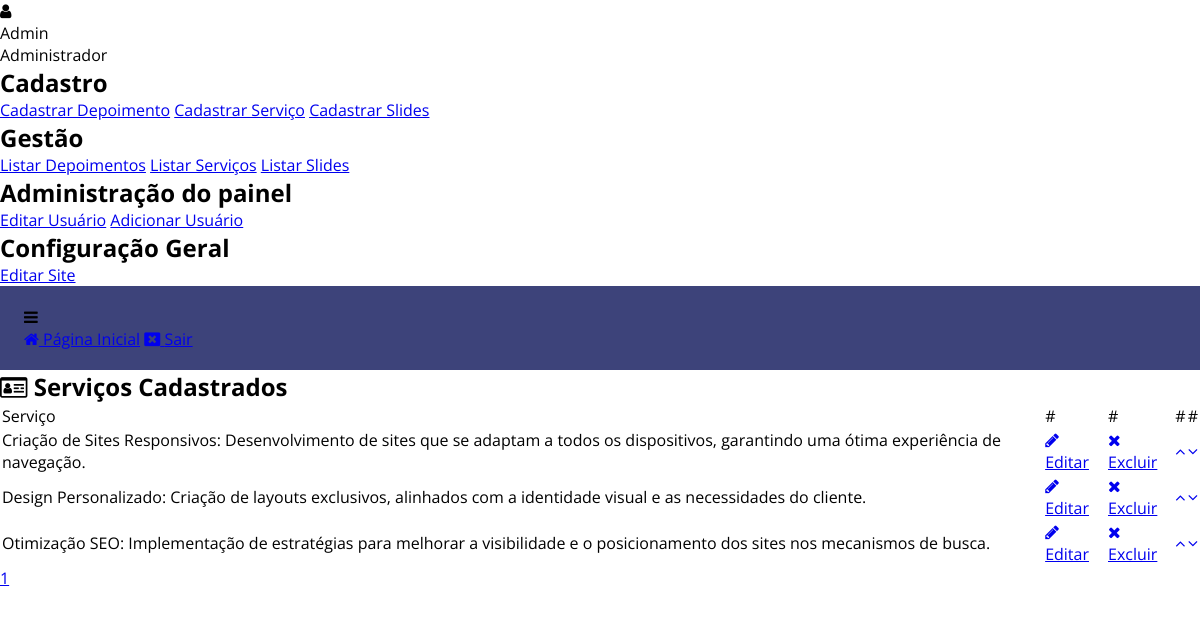
/painel/listar-servicos (signed in), run on the app's committed database.
### classes/MySql.php (called while the page is built)
<?php
	class MySql{
		private static $pdo;
		public static function conectar(){
			if(self::$pdo == null){
				try{
				self::$pdo = new PDO('mysql:host='.HOST.';dbname='.DATABASE,USER,PASSWORD,array(PDO::MYSQL_ATTR_INIT_COMMAND => "SET NAMES utf8"));
				self::$pdo->setAttribute(PDO::ATTR_ERRMODE,PDO::ERRMODE_EXCEPTION);
				}catch(Exception $e){
					echo '<h2>Erro ao conectar</h2>';
				}
			}
			return self::$pdo;
		}
	}
?>

### painel/pages/listar-servicos.php (the view, shortened to what this page needs)
<?php
	$paginaAtual = isset($_GET['pagina']) ? (int)$_GET['pagina'] : 1;
	$porPagina = 4;
	$servicos = Painel::selectAll('tb_site.servicos',($paginaAtual - 1) * $porPagina,$porPagina);
?>
<div class="box-content">
	<h2><i class="fa fa-id-card-o" aria-hidden="true"></i> Serviços Cadastrados</h2>
	<div class="wraper-table">
	<table>
		<tr>
			<td>Serviço</td>
			<td>#</td>
			<td>#</td>
			<td>#</td>
			<td>#</td>
		</tr>
		<?php
			foreach ($servicos as $key => $value) {
		?>
		<tr>
			<td><?php echo $value['servico']; ?></td>
			<td><a class="btn edit" href="<?php echo INCLUDE_PATH_PAINEL ?>editar-servico?id=<?php echo $value['id']; ?>"><i class="fa fa-pencil"></i> Editar</a></td>
			<td><a actionBtn="delete" class="btn delete" href="<?php echo INCLUDE_PATH_PAINEL ?>listar-servicos?excluir=<?php echo $value['id']; ?>"><i class="fa fa-times"></i> Excluir</a></td>
			<td><a class="btn order" href="<?php echo INCLUDE_PATH_PAINEL ?>listar-servicos?order=up&id=<?php echo $value['id'] ?>"><i class="fa fa-angle-up"></i></a></td>
			<td><a class="btn order" href="<?php echo INCLUDE_PATH_PAINEL ?>listar-servicos?order=down&id=<?php echo $value['id'] ?>"><i class="fa fa-angle-down"></i></a></td>
		</tr>
		<?php } ?>
	</table>
	</div>
	<div class="paginacao">
		<?php
			$totalPaginas = ceil(count(Painel::selectAll('tb_site.servicos')) / $porPagina);
			for($i = 1; $i <= $totalPaginas; $i++){
				if($i == $paginaAtual)
					echo '<a class="page-selected" href="'.INCLUDE_PATH_PAINEL.'listar-servicos?pagina='.$i.'">'.$i.'</a>';
				else
					echo '<a href="'.INCLUDE_PATH_PAINEL.'listar-servicos?pagina='.$i.'">'.$i.'</a>';
			}
		?>
	</div>
</div>

### estilo/style.css (style rules this page uses)
* { margin: 0; padding: 0; box-sizing: border-box; font-family: "Open Sans"; }
html,body { height: 100%; }
body { overflow-x: hidden; }

### data on the page
tb_site.servicos: servico "Criação de Sites Responsivos: Desenvolvimento de sites que se adaptam a todos os dispositivos, garantindo uma ótima experiência de navegação."
tb_site.servicos: servico "Design Personalizado: Criação de layouts exclusivos, alinhados com a identidade visual e as necessidades do cliente."
tb_site.servicos: servico "Otimização SEO: Implementação de estratégias para melhorar a visibilidade e o posicionamento dos sites nos mecanismos de busca."

### other printed values
$_SESSION['nome'] "Admin"
pegaCargo($_SESSION['cargo']) "Administrador"
